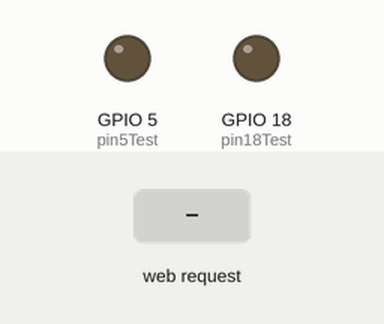
This sketch was run on a simulated ESP32. On the bench: output pins drawn as LEDs (lit = HIGH). The test bench sets the inputs (shaded band). WiFi joins after 1.5 s; servers stay silent unless stated; what the sketch prints to the serial monitor is not drawn.

Above: at 2.7 s.
2.8 s: HTTP request GET /led1on received
At 3.1 s:
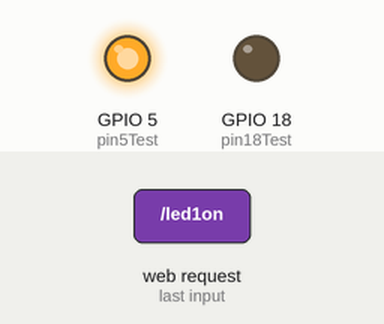
4.3 s: HTTP request GET /led2on received
At 5.4 s:
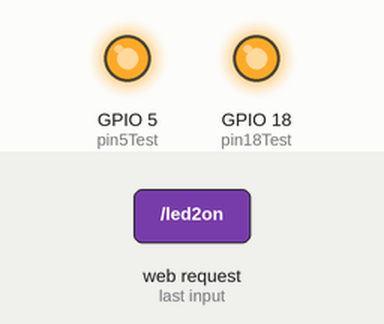
5.8 s: HTTP request GET /led1off received
At 6.6 s:
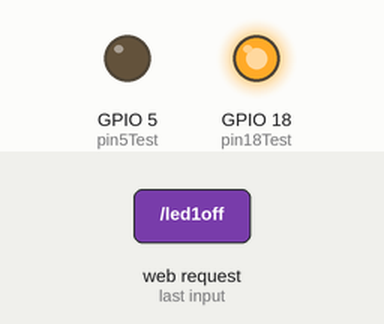
7.3 s: HTTP request GET /led2off received
At 7.8 s:
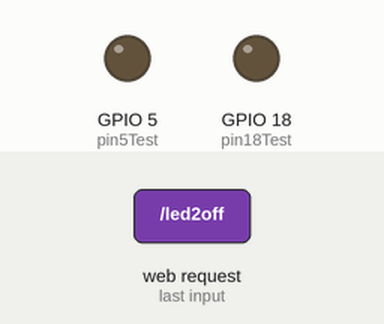
Timing chart, 0 to 9.8 s (numbered marks = the images above; inputs shaded):
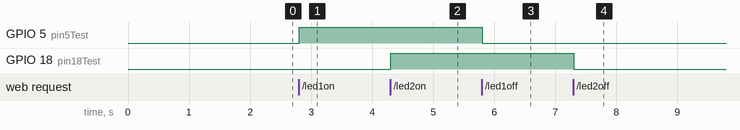

Measured:
- after the input at 2.8 s, GPIO 5 (pin5Test): LOW → HIGH at once
- after the input at 4.3 s, GPIO 18 (pin18Test): LOW → HIGH at once
- after the input at 5.8 s, GPIO 5 (pin5Test): HIGH → LOW at once
- after the input at 7.3 s, GPIO 18 (pin18Test): HIGH → LOW at once

The sketch:

D20_Web_Control_2_LED.ino
```cpp
#include <WiFi.h>
const char* ssid = "It's bad day not a bad life";
const char* password = "0641453596";
int pin5Test = 5;
int pin18Test = 18;
WiFiServer server(80);
void setup() {
  Serial.begin(115200);
  pinMode(pin5Test, OUTPUT); // set the LED pin mode
  pinMode(pin18Test, OUTPUT);
  delay(10);
  Serial.print("\n\nConnecting to "); Serial.println(ssid);
  WiFi.begin(ssid, password);
  while (WiFi.status() != WL_CONNECTED) {
    delay(500); Serial.print(".");
  }
  Serial.println("");
  Serial.println("WiFi connected."); Serial.println("IP address: ");
  Serial.println(WiFi.localIP()); server.begin();
}
int value = 0;
bool LED1_Status = LOW;
bool LED2_Status = LOW;
void loop() {
  digitalWrite(pin5Test, LED1_Status);
  digitalWrite(pin18Test, LED2_Status);
  WiFiClient client = server.available(); // listen for incoming clients
  if (client) { // if you get a client,
    Serial.println("New Client."); // print a message out the serial port
    String currentLine = ""; // make a String to hold incoming data from the client
    while (client.connected()) { // loop while the client's connected
      if (client.available()) { // if there's bytes to read from the client,
        char c = client.read(); // read a byte, then
        Serial.write(c); // print it out the serial monitor
        if (c == '\n') { // if the byte is a newline character
          if (currentLine.length() == 0) {
            client.println("HTTP/1.1 200 OK");
            client.println("Content-type:text/html");
            client.println();
            client.println("<html>");
            client.println("<body>");
            client.println("<h1>LED Status</h1>");
            client.println("<p>");
            if (LED1_Status == HIGH)
              client.println("LED1-On");
            else
              client.println("LED1-Off");
            if (LED2_Status == HIGH)
              client.println("LED2-On");
            else
            client.println("LED2-Off");
            //client.println("<a href = \"/ledon\"><button>LED On</button></a>");
            client.println("<br />");
            client.println("<a href=\"/led1on\"><button style = \"background-color: #f44336;\">LED1 On</button></a>");
            client.println("<a href=\"/led2on\"><button style = \"background-color: #f44336;\">LED2 On</button></a>");
            client.println("</p>");
            //client.println("<a href = \"/ledoff\"><button>LED Off</button></a>");
            client.println("<a href=\"/led1off\"><button style = \"background-color: #008CBA;\">LED1 Off</button></a>");
            client.println("<a href=\"/led2off\"><button style = \"background-color: #008CBA;\">LED2 Off</button></a>");
            client.println("<body>");
            client.println("<br />");
            client.println("<html>");
            break;
          } else {
            currentLine = "";
          }
        } else if (c != '\r') {
          currentLine += c;
        }
        //Led1
        if (currentLine.endsWith("GET /led1on")) LED1_Status = HIGH;
        if (currentLine.endsWith("GET /led1off")) LED1_Status = LOW;
        //Led2
        if (currentLine.endsWith("GET /led2on")) LED2_Status = HIGH;
        if (currentLine.endsWith("GET /led2off")) LED2_Status = LOW;
      }
    }
    client.stop(); // close the connection:
    Serial.println("Client Disconnected.");
  }
}
```
